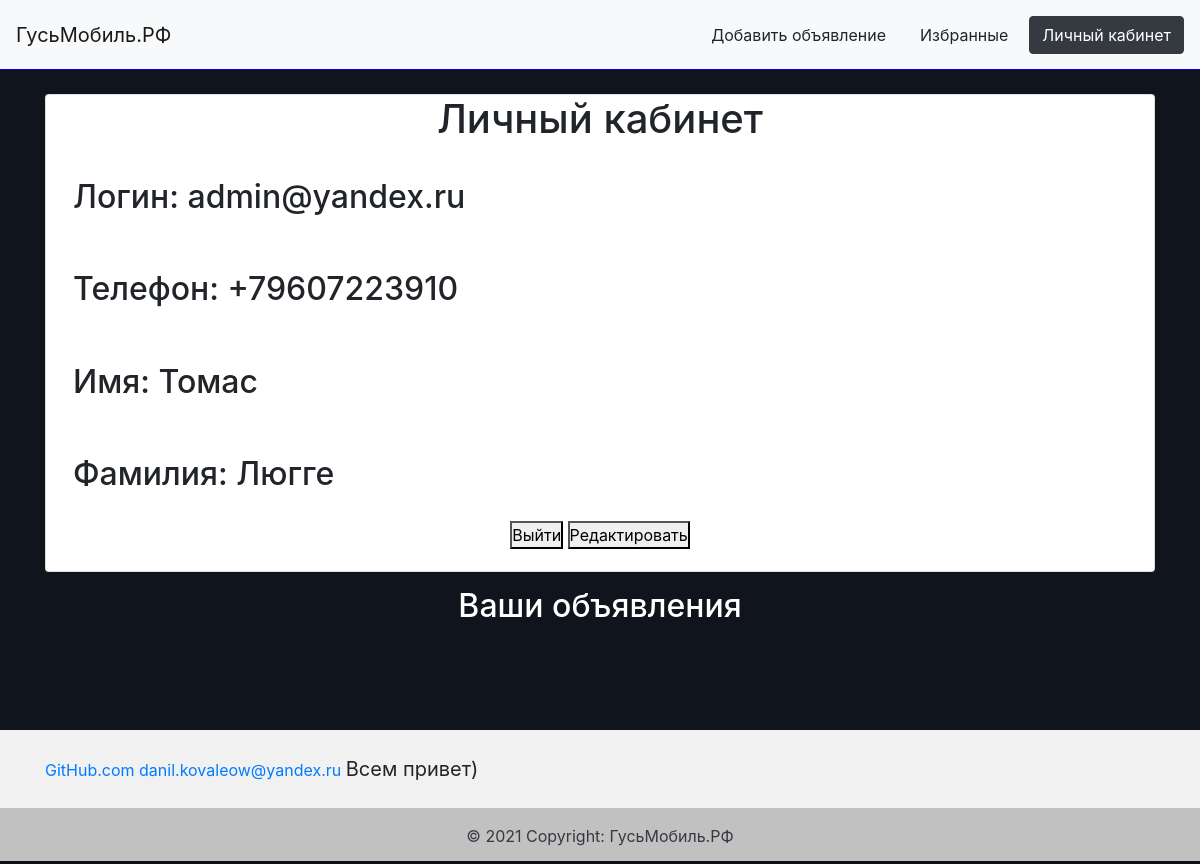
Screenshot of /profile (signed in) with the database file from the repository.
### data/users.py (models this page shows, shortened)
class Users(SqlAlchemyBase, UserMixin):
    __tablename__ = 'users'
    id = sqlalchemy.Column(sqlalchemy.Integer, primary_key=True, autoincrement=True)
    surname = sqlalchemy.Column(sqlalchemy.String, nullable=True)
    name = sqlalchemy.Column(sqlalchemy.String, nullable=True)
    email = sqlalchemy.Column(sqlalchemy.String, nullable=True, index=True, unique=True)
    phone = sqlalchemy.Column(sqlalchemy.String, nullable=True)
    hashed_password = sqlalchemy.Column(sqlalchemy.String, nullable=True)
    ads = orm.relation('Ads', back_populates='user')
    favorites = orm.relation('Favorites', back_populates='user')

### main.py (the view)
@app.route('/profile')
def profile():
    db_sess = db_session.create_session()
    ads = db_sess.query(Ads).filter(Ads.user_id == current_user.id).all()
    return render_template('profile.html', title='Личный кабинет', self_ads=ads)

### data/db_session.py (called while the page is built)
def create_session() -> Session:
    global __factory
    return __factory()

### main.py (called while the page is built)
@login_manager.user_loader
def load_user(user_id):
    db_sess = db_session.create_session()
    return db_sess.query(Users).get(user_id)

### templates/profile.html (shortened to what this page needs)
{% extends "base.html" %}
{% block content %}
    <div class="card mt-4 profile-data">
        <h1 style="text-align: center;">{{title}}</h1>
        <h2 style="padding: 7px; margin: 20px;">Логин: {{current_user.email}}</h2>
        <h2 style="padding: 7px; margin: 20px;">Телефон: {{current_user.phone}}</h2>
        <h2 style="padding: 7px; margin: 20px;">Имя: {{current_user.name}}</h2>
        <h2 style="padding: 7px; margin: 20px;">Фамилия: {{current_user.surname}}</h2>
        <div align="center" style="margin-bottom: 2%">
            <a href="/logout"><button>Выйти</button></a>
            <a href="/edit_profile"><button>Редактировать</button></a>
        </div>
    </div>
    <h2 style="text-align: center; color: white;">Ваши объявления</h2>
{% endblock %}

### static/css/style.css (style rules this page uses)
h1, h2, h3, h4, h5, h6 { margin: 0; }
body { background-color: #4d648d; }
* { margin: 0; padding: 0; }
.profile-data { margin-bottom: 15px; }

### rows the page displays
Users: email "admin@yandex.ru", phone "+79607223910", name "Томас", surname "Люгге"

### other values shown
{{ title }} "Личный кабинет"
